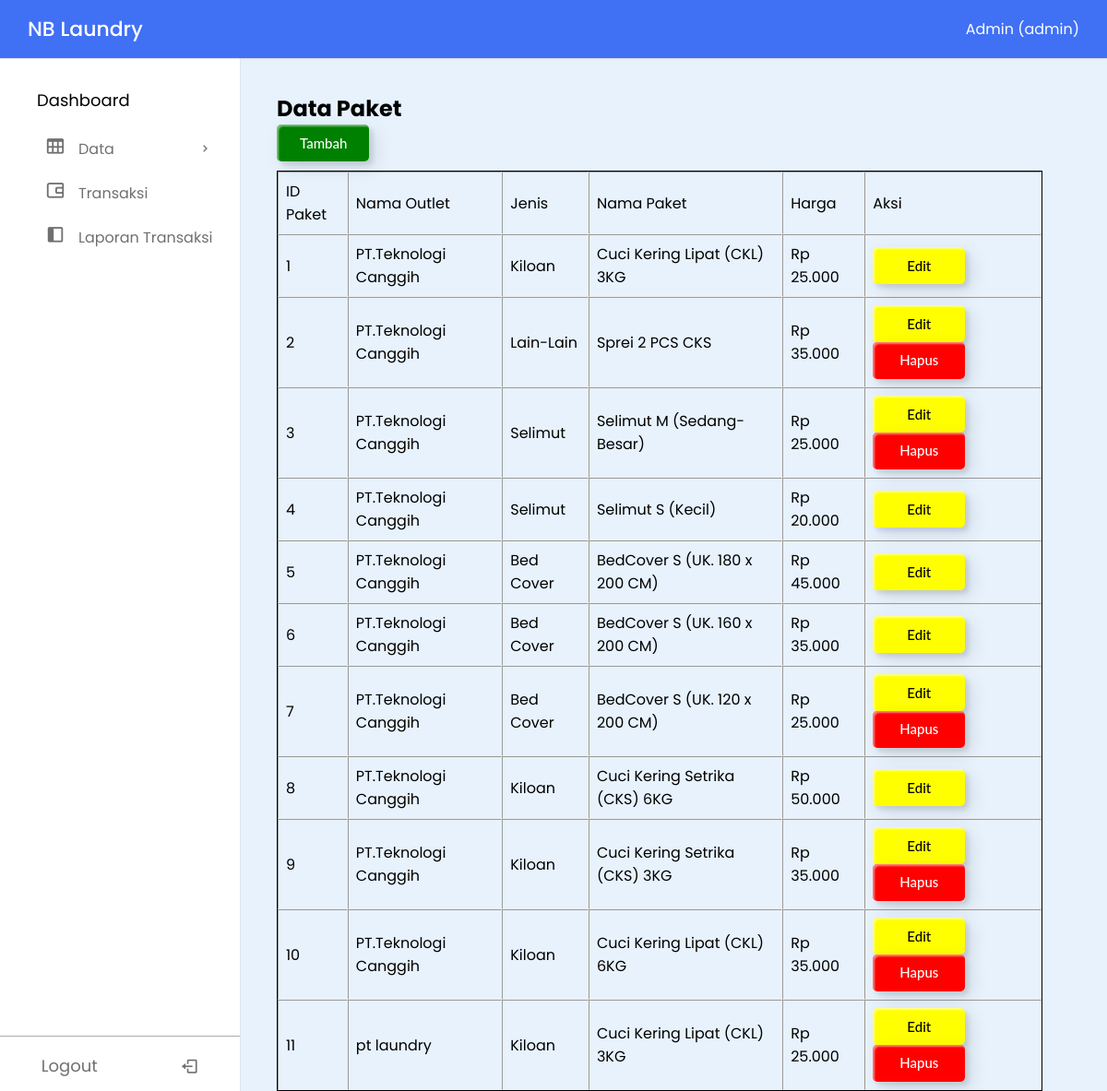
Page /dashboard.php?page=paket (signed in) on the committed database.
### tables this page shows
CREATE TABLE `tb_paket` (
  `id_paket` int(11) NOT NULL,
  `id_outlet` int(11) NOT NULL,
  `jenis` enum('kiloan','selimut','bed_cover','kaos','lain') NOT NULL,
  `nama_paket` varchar(50) NOT NULL,
  `harga` int(11) NOT NULL
);

CREATE TABLE `tb_outlet` (
  `id_outlet` int(11) NOT NULL,
  `nama` varchar(100) NOT NULL,
  `alamat` text NOT NULL,
  `tlp` varchar(15) NOT NULL
);

### paket/show-paket.php (the view, shortened to what this page needs)
<section class="main">
    <h2>Data Paket</h2>
    <button type="button" class="custom-btn btn-1" onclick="openModal('modaltambah')">
        Tambah
    </button>
                        <?php
                        $queryAdd = "SELECT * FROM  tb_outlet";
                        mysqli_query($conn, $queryAdd);
                        ?>
    <div class="myclass">
        <?php
        function rupiah($angka)
        {
            $hasil_rupiah = "Rp " . number_format($angka, 0, ',', '.');
            return $hasil_rupiah;
        }
        ?>
        <table border="1">
            <tr>
                <td>ID Paket</td>
                <td>Nama Outlet</td>
                <td>Jenis</td>
                <td>Nama Paket</td>
                <td>Harga</td>
                <td colspan="2">Aksi</td>
            </tr>
            <?php
            $no = 1;
            $query = "SELECT * FROM tb_paket ORDER BY id_outlet ASC";
            $sql_rm = mysqli_query($conn, $query) or die(mysqli_error($conn));
            while ($data = mysqli_fetch_array($sql_rm)) {
                $modal_id = "modalubah" . $data['id_paket'];
            ?>
                <tr>
                    <td>
                        <?= $no++ ?>
                    </td>
                    <td>
                        <?php
                        $queryOutlet = "SELECT * FROM tb_outlet WHERE id_outlet='" . $data['id_outlet'] . "'";
                        $dataOutlet = mysqli_query($conn, $queryOutlet);
                        $barisOutlet = mysqli_fetch_array($dataOutlet);
                        ?>
                        <?= $barisOutlet['nama'] ?>
                    </td>
                    <td>
                        <?php
                        if ($data['jenis'] == "kiloan") {
                            echo "Kiloan";
                        } else if ($data['jenis'] == "selimut") {
                            echo "Selimut";
                        } else if ($data['jenis'] == "bed_cover") {
                            echo "Bed Cover";
                        } else if ($data['jenis'] == "kaos") {
                            echo "Kaos";
                        } else if ($data['jenis'] == "lain") {
                            echo "Lain-Lain";
                        } else {
                            echo "None";
                        }
                        ?>
                    </td>
                    <td><?= $data['nama_paket'] ?></td>
                    <td><?= rupiah($data['harga']) ?></td>
                    <td>
                        <button type="button" class="custom-btn btn-2" data-outlet-id="<?= $dataoutlet['id_paket'] ?>" onclick="openModal('<?php echo $modal_id ?>')">Edit</button>
                        <?php
                        $id = $data['id_paket'];
                        $hide_delete = mysqli_fetch_row(mysqli_query($conn, "SELECT COUNT(*) as total FROM tb_paket INNER JOIN tb_detail_transaksi ON tb_paket.id_paket=tb_detail_transaksi.id_paket WHERE tb_paket.id_paket='$id'"));
                        if ($hide_delete[0] == '0') {
                        ?>
                            <a href="./proses/paket/proses-hapus-paket.php?id_paket=<?= $data['id_paket'] ?>" class="custom-btn btn-3">Hapus</a>
                        <?php
                        }
                        ?>
                    </td>
                </tr>
            <?php
            }
            ?>
        </table>
</section>

### assets/css/dashboard.css (style rules this page uses)
* { margin: 0; padding: 0; box-sizing: border-box; font-family: "Poppins", sans-serif; }
:root { --white-color: #fff; --blue-color: #4070f4; --grey-color: #707070; --grey-color-light: #aaa; }
body { background-color: #e7f2fd; transition: all 0.5s ease; }
section { padding: 100px 70px 0 300px; }
.myclass { overflow-x: auto; }
table { border-spacing: 0; width: 100%; border: 1px solid; margin-top: 10px; }
th, td { text-align: left; padding: 8px; }
.custom-btn { animation: both; width: 100px; height: 40px; color: black; border-radius: 5px; padding: 10px 25px; font-family: 'Lato', sans-serif; font-weight: 500; background: transparent; cursor: pointer; transition: all 0.3s ease; position: relative; display: inline-block; box-shadow: inset 2px 2px 2px 0px rgba(255, 255, 255, .5), 7px 7px 20px 0px rgba(0, 0, 0, .1), 4px 4px 5px 0px rgba(0, 0, 0, .1); outline: none; font-size: 15px; text-decoration: none; text-align: center; }
.btn-1 { background: green; border: none; text-align: center; color: white; }
.btn-2 { background: yellow; border: none; text-align: center; color: black; }
.btn-3 { text-align: center; background: red; border: none; color: white; }

### rows in the picture
tb_paket: id_outlet.nama "PT.Teknologi Canggih", jenis "Kiloan", nama_paket "Cuci Kering Lipat (CKL) 3KG", harga "Rp 25.000"
tb_paket: id_outlet.nama "PT.Teknologi Canggih", jenis "Lain-Lain", nama_paket "Sprei 2 PCS CKS", harga "Rp 35.000"
tb_paket: id_outlet.nama "PT.Teknologi Canggih", jenis "Selimut", nama_paket "Selimut M (Sedang-Besar)", harga "Rp 25.000"
tb_paket: id_outlet.nama "PT.Teknologi Canggih", jenis "Selimut", nama_paket "Selimut S (Kecil)", harga "Rp 20.000"
tb_paket: id_outlet.nama "PT.Teknologi Canggih", jenis "Bed Cover", nama_paket "BedCover S (UK. 180 x 200 CM)", harga "Rp 45.000"
tb_paket: id_outlet.nama "PT.Teknologi Canggih", jenis "Bed Cover", nama_paket "BedCover S (UK. 160 x 200 CM)", harga "Rp 35.000"
tb_paket: id_outlet.nama "PT.Teknologi Canggih", jenis "Bed Cover", nama_paket "BedCover S (UK. 120 x 200 CM)", harga "Rp 25.000"
tb_paket: id_outlet.nama "PT.Teknologi Canggih", jenis "Kiloan", nama_paket "Cuci Kering Setrika (CKS) 6KG", harga "Rp 50.000"
tb_paket: id_outlet.nama "PT.Teknologi Canggih", jenis "Kiloan", nama_paket "Cuci Kering Setrika (CKS) 3KG", harga "Rp 35.000"
tb_paket: id_outlet.nama "PT.Teknologi Canggih", jenis "Kiloan", nama_paket "Cuci Kering Lipat (CKL) 6KG", harga "Rp 35.000"
tb_paket: id_outlet.nama "pt laundry", jenis "Kiloan", nama_paket "Cuci Kering Lipat (CKL) 3KG", harga "Rp 25.000"

### other values in the picture
$_SESSION['username'] "Admin"
$_SESSION['role'] "admin"
